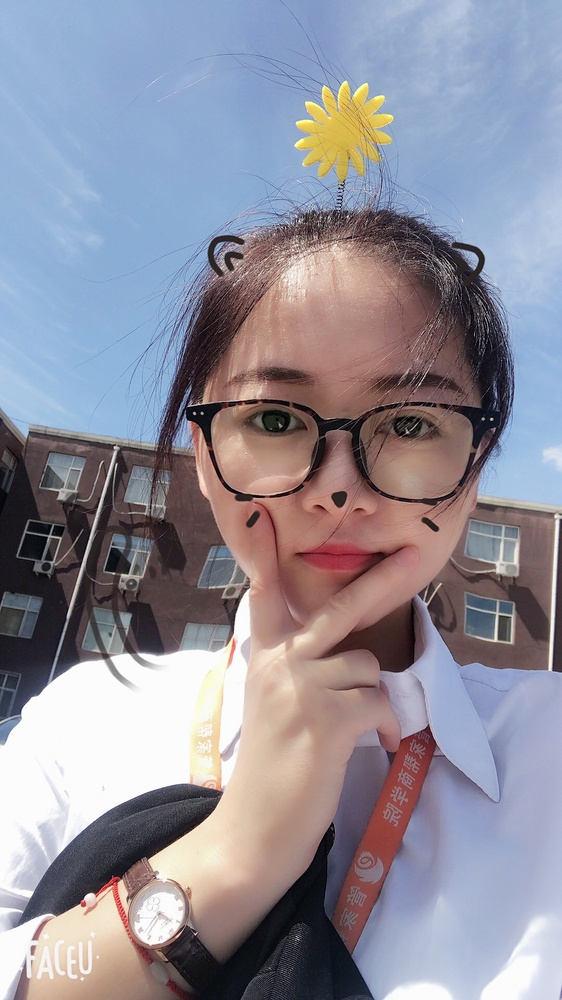
#> input picture opcv1/图像处理的几何变换/image0.jpg, 562 x 1000 px, shrunk from 1080 x 1920 before the run
$ python '图片移位2.py'
#> lines starting #> are read from the running program, lines starting #| are printed output that depends on the picture
import cv2
import numpy as np

img = cv2.imread('image0.jpg',1)
#> img is the input picture: shape (1000, 562, 3); mean B, G, R 154.8, 142.8, 145
cv2.imshow('src',img)
imgInfo = img.shape
#> imgInfo = (1000, 562, 3)
dst = np.zeros(img.shape,np.uint8)
height = imgInfo[0]
#> height = 1000
width = imgInfo[1]
#> width = 562
for i in range(0,height):
    for j in range(0,width-100):
        dst[i,j+100] = img[i,j]
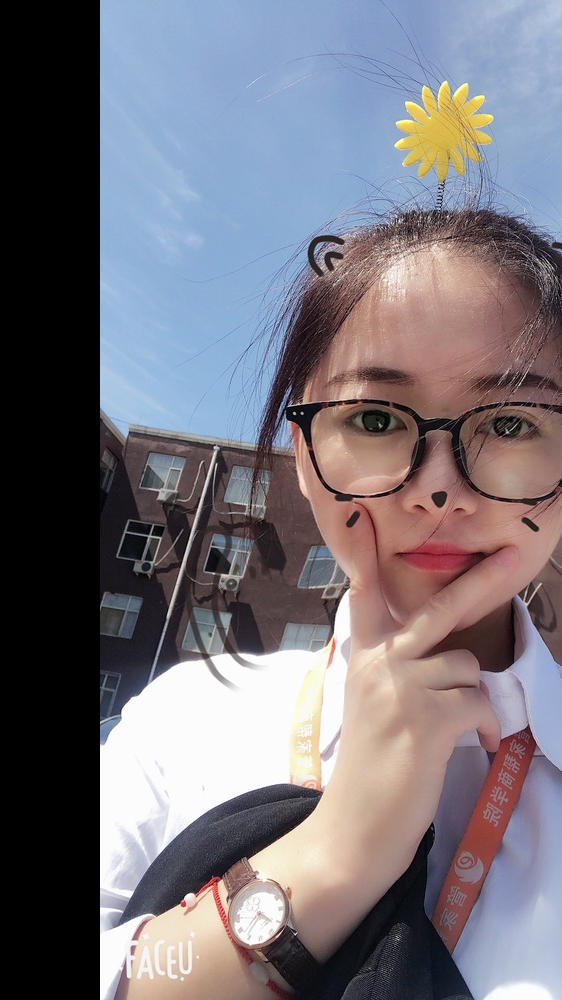
#> dst: shape (1000, 562, 3); mean B, G, R 122.7, 114.9, 118.9
cv2.imshow('image',dst)
cv2.waitKey(0)
